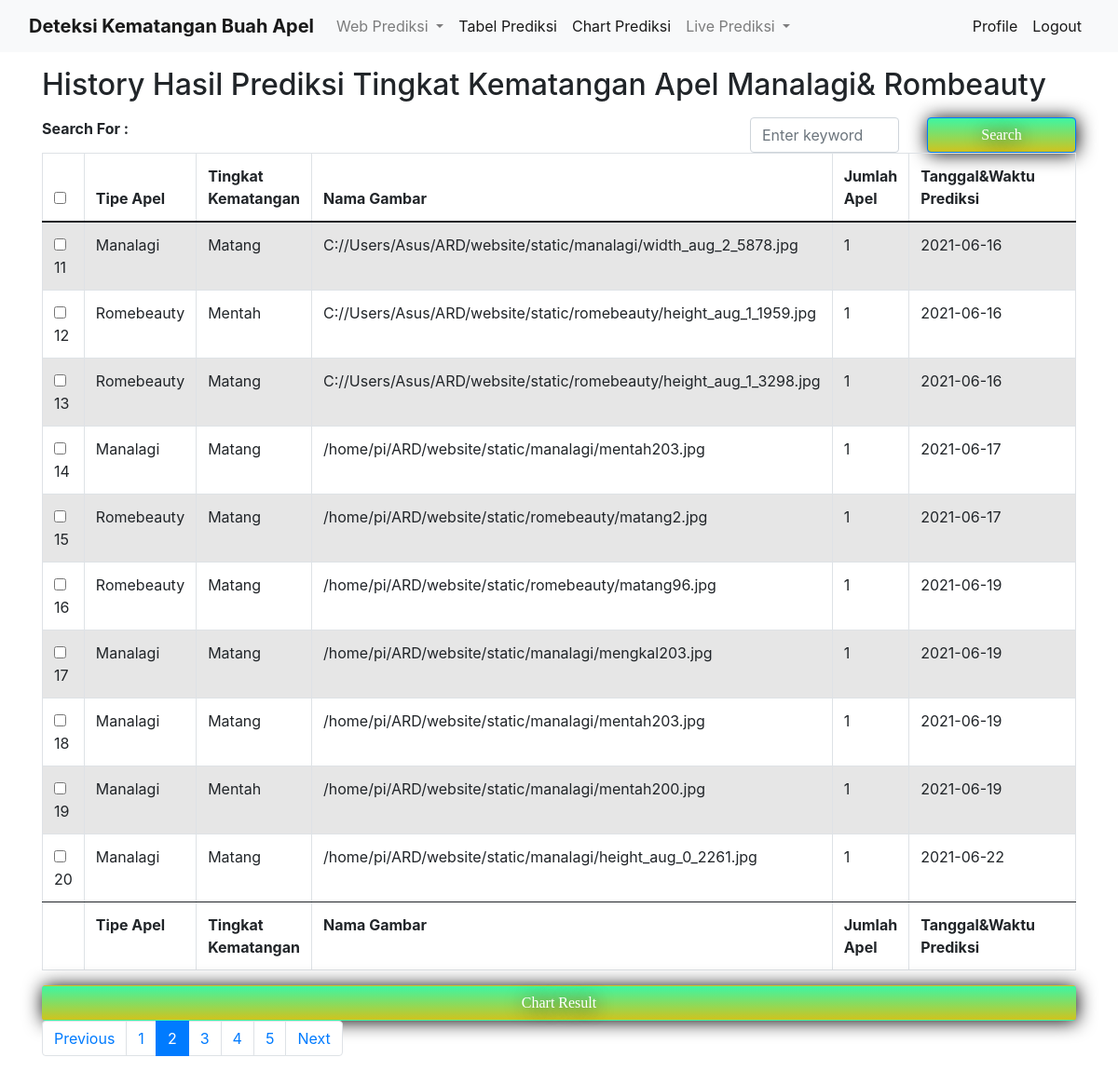
/2, run on the app's committed database.
### website/models.py (models this page shows, shortened)
class Predict(db.Model):
    id= db.Column(db.Integer, primary_key=True)
    Tipe_Apel=db.Column(db.String(50),nullable=False)
    Tingkat_Kematangan= db.Column(db.String(50), nullable=False)
    Nama_Gambar= db.Column(db.String(100),nullable=False)
    Jumlah_Apel= db.Column(db.Integer)
    Tanggal_Waktu_Prediksi=db.Column(db.String(50),default=lastdate)

### website/views.py (the view)
@views.route("/result", methods=['GET','POST'], defaults={"page":1})
@views.route("/<int:page>",methods=['GET','POST'])
def result(page):
    page=page
    pages= 10
    prediksi= Predict.query.order_by(Predict.id.asc()).paginate(page,pages,error_out=False)
    print("PREDIKSI:",prediksi)
    if request.method=='POST' and 'tag' in request.form:
        tag= request.form["tag"]
        search= "%{}%".format(tag)
        prediksi= Predict.query.filter(Predict.Tipe_Apel.like(search)).paginate(per_page=pages, error_out=True)
        return render_template('result.html',prediksi=prediksi,tag=tag)
    return render_template("result.html",prediksi=prediksi,user=current_user)

### website/templates/result.html (shortened to what this page needs)
{%extends "base3.html"%}
{%block content%}
<head>
    <link href="https://maxcdn.bootstrapcdn.com/bootstrap/4.0.0/css/bootstrap.min.css" rel="stylesheet" id="bootstrap-css">
</head>
<body>
    <div class="container">
        <p><h2>History Hasil Prediksi Tingkat Kematangan Apel Manalagi& Rombeauty</h2>  </p>
        <div class="row">
         <div class="col-8">
         <strong>Search For : {{ tag}}</strong>
         </div>
         <div class="col-4">
          <form action="" method="post" autocomplete="off">
          <div class="row">
           <div class="col-6">
           <input type="text" class="form-control" name="tag" id="tag"  placeholder="Enter keyword"/>
           </div>
           <div class="col-6" align="left">
           <input type="submit" value="Search" class="form-control btn btn-primary " name="">
           </div>
          </form>
          </div>
         </div>
        </div>
       <div class="row">
       <div class="col-12">
         <table id="example" class="table table-striped table-bordered" style="width:100%">
               <thead>
                   <tr>
                       <th><input type="checkbox" onclick="checkAll(this)"></th>
                       <th>Tipe Apel</th>
                       <th>Tingkat Kematangan</th>
                       <th>Nama Gambar</th>
                       <th>Jumlah Apel</th>
                       <th>Tanggal&Waktu Prediksi</th>
                   </tr>
               </thead>
               <tbody>
         {% for prediksi in prediksi.items %}
         <tr>
                       <td><input type="checkbox" name="">{{ prediksi.id}}</td>
                       <td>{{ prediksi.Tipe_Apel}}</td>
                       <td>{{ prediksi.Tingkat_Kematangan}}</td>
                       <td>{{ prediksi.Nama_Gambar}}</td>
                       <td>{{ prediksi.Jumlah_Apel}}</td>
                       <td>{{ prediksi.Tanggal_Waktu_Prediksi}}</td>
               </tr>
               {% endfor %}
               </tbody>
               <tfoot>
                   <tr>
                       <th></th>
                       <th>Tipe Apel</th>
                       <th>Tingkat Kematangan</th>
                       <th>Nama Gambar</th>
                       <th>Jumlah Apel</th>
                       <th width="30%">Tanggal&Waktu Prediksi</th>
                   </tr>
               </tfoot>
         </table>
         <a href="/chart" class='btn' style="margin:0px auto; display:block;">Chart Result</a>
          <nav aria-label="Page navigation example">
                       <ul class="pagination">
                           {% if prediksi.has_prev %}
                             <li class="page-item"> <a class="page-link" href="{{ url_for('views.result', page=prediksi.prev_num) }}">Previous</a></li>
                           {% else %}
                             <li class="page-item"><a class="page-link btn disabled" href="#">Previous</a></li>
                           {% endif %}
            {% for page in prediksi.iter_pages(left_edge=3, right_edge=3) %}
            {% if page %}
             {% if page==prediksi.page %}
              <li class="page-item active"><a class="page-link" href="{{ url_for('views.result', page=page) }}">{{ page }}</a></li>
             {% else %}
              <li class="page-item"><a class="page-link" href="{{ url_for('views.result', page=page) }}">{{ page }}</a></li>
             {% endif %}
            {% else %}
             <li class="page-item disabled" id="example_ellipsis"><a href="#" class="page-link">…</a></li>
            {% endif %}
            {% endfor %}
                           {% if prediksi.has_next %}
                             <li class="page-item"> <a class="page-link" href="{{ url_for('views.result', page=prediksi.next_num) }}">Next</a></li>
                           {% else %}
                             <li class="page-item"><a class="page-link btn disabled" href="#">Next</a></li>
                           {% endif %}
                       </ul>
           </nav>
        </div>
        </div>
    </div>
    </body>
    {%endblock%}

### website/static/styles/rome.css (style rules this page uses)
.btn { background: #3DF6A3; background-image: -webkit-linear-gradient(top, #3DF6A3, #D0C31E); background-image: -moz-linear-gradient(top, #3DF6A3, #D0C31E); background-image: -ms-linear-gradient(top, #3DF6A3, #D0C31E); background-image: -o-linear-gradient(top, #3DF6A3, #D0C31E); background-image: linear-gradient(to bottom, #3DF6A3, #D0C31E); -webkit-border-radius: 20px; -moz-border-radius: 20px; border-radius: 20px; color: #FFFFFF; font-family: Verdana; font-size: 15px; font-weight: 100; padding: 10px; box-shadow: 1px 1px 20px 0px #000000; -webkit-box-shadow: 1px 1px 20px 0px #000000; -moz-box-shadow: 1px 1px 20px 0px #000000; text-shadow: 1px 1px 20px #000000; border: solid #337FED 1px; text-decoration: none; display: inline-block; cursor: pointer; text-align: center; }

### website/templates/result.html (style rules this page uses)
table { width:100%; }

### data on the page
Predict: id "11", Tipe_Apel "Manalagi", Tingkat_Kematangan "Matang", Nama_Gambar "C://Users/Asus/ARD/website/static/manalagi/width_aug_2_5878.jpg", Jumlah_Apel "1", Tanggal_Waktu_Prediksi "2021-06-16"
Predict: id "12", Tipe_Apel "Romebeauty", Tingkat_Kematangan "Mentah", Nama_Gambar "C://Users/Asus/ARD/website/static/romebeauty/height_aug_1_1959.jpg", Jumlah_Apel "1", Tanggal_Waktu_Prediksi "2021-06-16"
Predict: id "13", Tipe_Apel "Romebeauty", Tingkat_Kematangan "Matang", Nama_Gambar "C://Users/Asus/ARD/website/static/romebeauty/height_aug_1_3298.jpg", Jumlah_Apel "1", Tanggal_Waktu_Prediksi "2021-06-16"
Predict: id "14", Tipe_Apel "Manalagi", Tingkat_Kematangan "Matang", Nama_Gambar "/home/pi/ARD/website/static/manalagi/mentah203.jpg", Jumlah_Apel "1", Tanggal_Waktu_Prediksi "2021-06-17"
Predict: id "15", Tipe_Apel "Romebeauty", Tingkat_Kematangan "Matang", Nama_Gambar "/home/pi/ARD/website/static/romebeauty/matang2.jpg", Jumlah_Apel "1", Tanggal_Waktu_Prediksi "2021-06-17"
Predict: id "16", Tipe_Apel "Romebeauty", Tingkat_Kematangan "Matang", Nama_Gambar "/home/pi/ARD/website/static/romebeauty/matang96.jpg", Jumlah_Apel "1", Tanggal_Waktu_Prediksi "2021-06-19"
Predict: id "17", Tipe_Apel "Manalagi", Tingkat_Kematangan "Matang", Nama_Gambar "/home/pi/ARD/website/static/manalagi/mengkal203.jpg", Jumlah_Apel "1", Tanggal_Waktu_Prediksi "2021-06-19"
Predict: id "18", Tipe_Apel "Manalagi", Tingkat_Kematangan "Matang", Nama_Gambar "/home/pi/ARD/website/static/manalagi/mentah203.jpg", Jumlah_Apel "1", Tanggal_Waktu_Prediksi "2021-06-19"
Predict: id "19", Tipe_Apel "Manalagi", Tingkat_Kematangan "Mentah", Nama_Gambar "/home/pi/ARD/website/static/manalagi/mentah200.jpg", Jumlah_Apel "1", Tanggal_Waktu_Prediksi "2021-06-19"
Predict: id "20", Tipe_Apel "Manalagi", Tingkat_Kematangan "Matang", Nama_Gambar "/home/pi/ARD/website/static/manalagi/height_aug_0_2261.jpg", Jumlah_Apel "1", Tanggal_Waktu_Prediksi "2021-06-22"

### other printed values
{{ page }} "1" "3" "4" "5"
{{ page }} "2"
